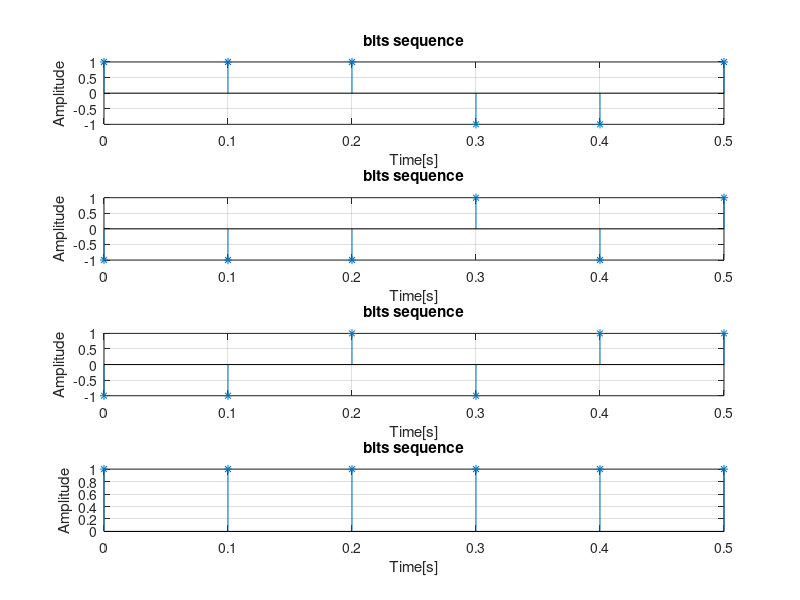
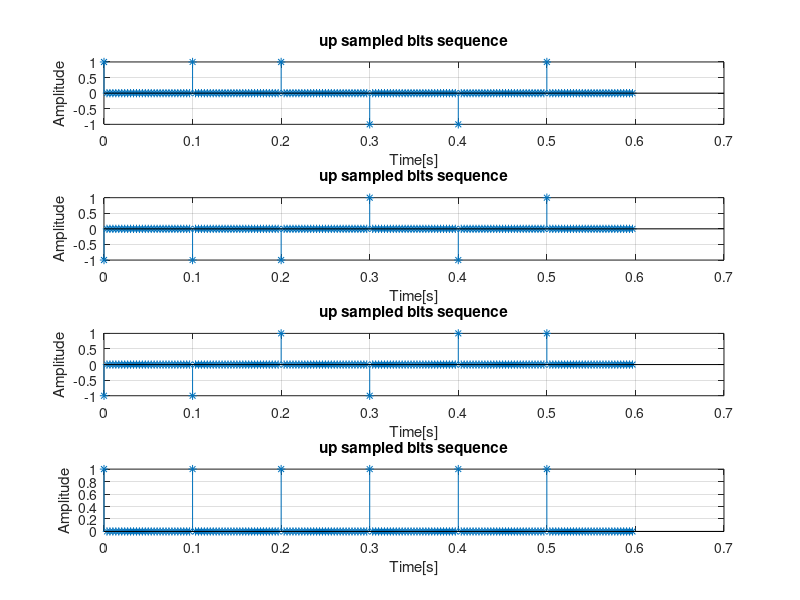
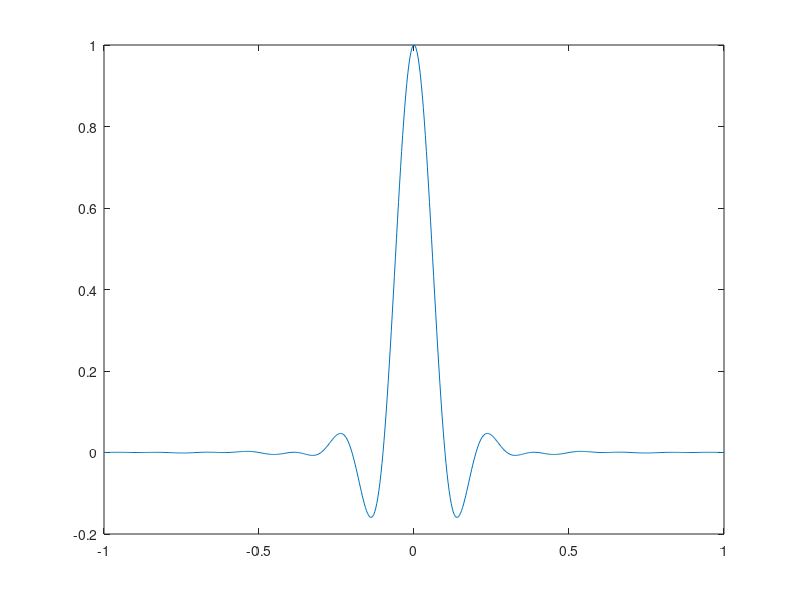
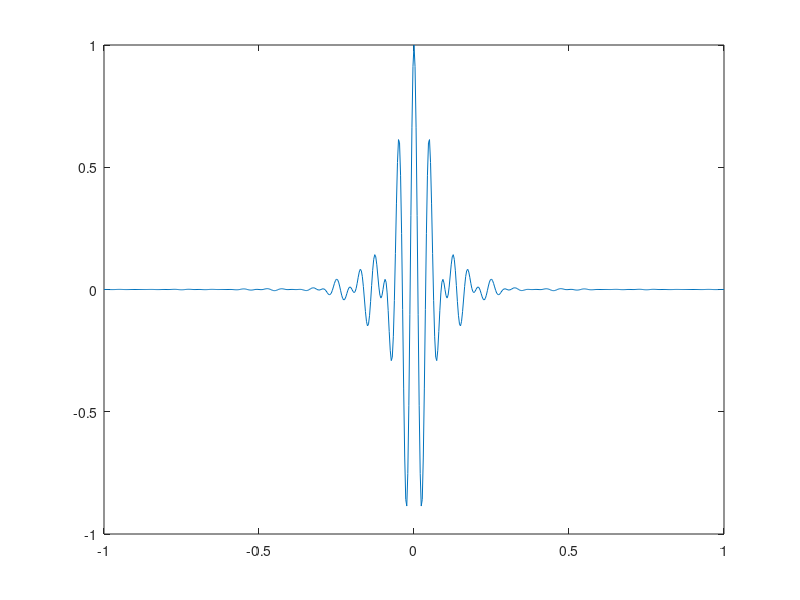

Write MATLAB code to recreate these figures, in order. (Note: this script raises an error after producing the figures.)
%generate random sequences ak  ak = round(rand(10,3))*2 - 1%
clear all

nb_elements= 10; %M
nb_sequences= 3 ; %n

function y = a_generator(nb_elements,nb_sequences)
  y= round(rand(nb_elements,nb_sequences))*2 - 1
end


Tb = 0.1; %period of a bit

M =6 ;%length of the message
N = 4; %number of messages
Beta = 30;
Tn = Tb/Beta %period of sampling

ak = a_generator(M,N);
TIME=0:Tb:((M-1)*Tb) %time axis from 0 to (m-1)*tb with tb step

figure(1) %draw the N random sequences
for i=1:N 
  subplot(N,1,i)
  stem(TIME,ak(:,i),'*')
  title('bits sequence');  
  xlabel('Time[s]');
  ylabel('Amplitude');
  grid on;              
end


function y = upsample(ak,Beta)
  row = size(ak)(1);
  col = size(ak)(2);
  y = zeros(Beta*row,col);
  y(1,:)=ak(1,:);
  for i=2:row
   y(i+(Beta-1)*(i-1),:)=ak(i,:);
  end
 end

upsampledsignal= upsample(ak,Beta)

figure(2) %draw the N random sequences with zeros in between for the upsampling
for i=1:N 
  subplot(N,1,i);
  t=0:Tn:((M*Beta-1)*Tn);
  stem(t,upsampledsignal(:,i),'*');
  title('up sampled bits sequence');
  xlabel('Time[s]');
  ylabel('Amplitude');
  grid on;              
end
%pause;

filterr= rcosfir(0.4,10,Beta,Tb);
L=10;
filter_range = ((-L*Tb):Tn:(L*Tb));

for i=1:N 
  %subplot(N,1,i);
  figure(2+i)
  carrier(i,:) = cos((4*pi*(i-1)/Tb).*filter_range);
  pn = filterr.*carrier(i,:);
  plot(filter_range,pn);  
end

carrier(2,:) = cos((4*pi*1000/Tb)*filter_range);
%carrier(3,:) = cos((4*pi/Tb)*filter_range);
%figure(4)
%plot(filter_range,filterr.*carrier(3,:),filter_range,filterr);

p2 = filterr.*carrier(2,:);
temp(2,:) = upsampledsignal(:,2);
output(2,:)= conv(p2,temp(2,:));
size = columns(output(2,:)) 
t =(-Tn*size/2:Tn:Tn*size/2)
output(2,:);
figure(10);
plot(t,output(2,:));
